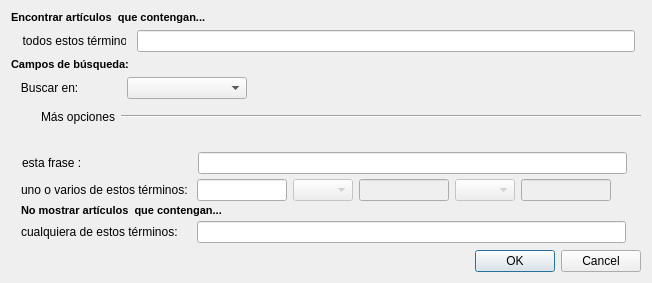
<?xml version="1.0" encoding="UTF-8"?>
<ui version="4.0">
 <class>AvanceSearchDialog</class>
 <widget class="QDialog" name="AvanceSearchDialog">
  <property name="windowModality">
   <enum>Qt::WindowModal</enum>
  </property>
  <property name="geometry">
   <rect>
    <x>0</x>
    <y>0</y>
    <width>648</width>
    <height>283</height>
   </rect>
  </property>
  <property name="sizePolicy">
   <sizepolicy hsizetype="Expanding" vsizetype="Preferred">
    <horstretch>0</horstretch>
    <verstretch>0</verstretch>
   </sizepolicy>
  </property>
  <property name="windowTitle">
   <string notr="true"> Búsqueda avanzada</string>
  </property>
  <property name="modal">
   <bool>true</bool>
  </property>
  <layout class="QVBoxLayout" name="verticalLayout">
   <item>
    <layout class="QHBoxLayout" name="horizontalLayout_2">
     <property name="sizeConstraint">
      <enum>QLayout::SetFixedSize</enum>
     </property>
     <item>
      <widget class="QLabel" name="label">
       <property name="sizePolicy">
        <sizepolicy hsizetype="Preferred" vsizetype="Fixed">
         <horstretch>0</horstretch>
         <verstretch>0</verstretch>
        </sizepolicy>
       </property>
       <property name="minimumSize">
        <size>
         <width>200</width>
         <height>0</height>
        </size>
       </property>
       <property name="maximumSize">
        <size>
         <width>16777215</width>
         <height>13</height>
        </size>
       </property>
       <property name="text">
        <string notr="true">&lt;!DOCTYPE HTML PUBLIC &quot;-//W3C//DTD HTML 4.0//EN&quot; &quot;http://www.w3.org/TR/REC-html40/strict.dtd&quot;&gt;
&lt;html&gt;&lt;head&gt;&lt;meta name=&quot;qrichtext&quot; content=&quot;1&quot; /&gt;&lt;style type=&quot;text/css&quot;&gt;
p, li { white-space: pre-wrap; }
&lt;/style&gt;&lt;/head&gt;&lt;body style=&quot; font-family:'MS Shell Dlg 2'; font-size:8.25pt; font-weight:400; font-style:normal;&quot;&gt;
&lt;p style=&quot; margin-top:0px; margin-bottom:0px; margin-left:0px; margin-right:0px; -qt-block-indent:0; text-indent:0px;&quot;&gt;&lt;span style=&quot; font-size:8pt; font-weight:600;&quot;&gt;Encontrar artículos  que contengan...&lt;/span&gt;&lt;/p&gt;&lt;/body&gt;&lt;/html&gt;</string>
       </property>
      </widget>
     </item>
     <item>
      <spacer name="horizontalSpacer_2">
       <property name="orientation">
        <enum>Qt::Horizontal</enum>
       </property>
       <property name="sizeHint" stdset="0">
        <size>
         <width>40</width>
         <height>10</height>
        </size>
       </property>
      </spacer>
     </item>
    </layout>
   </item>
   <item>
    <layout class="QHBoxLayout" name="horizontalLayout_3">
     <item>
      <widget class="QLabel" name="label_2">
       <property name="sizePolicy">
        <sizepolicy hsizetype="Expanding" vsizetype="Preferred">
         <horstretch>0</horstretch>
         <verstretch>0</verstretch>
        </sizepolicy>
       </property>
       <property name="minimumSize">
        <size>
         <width>110</width>
         <height>0</height>
        </size>
       </property>
       <property name="maximumSize">
        <size>
         <width>110</width>
         <height>20</height>
        </size>
       </property>
       <property name="text">
        <string notr="true">  todos estos términos:</string>
       </property>
      </widget>
     </item>
     <item>
      <widget class="QLineEdit" name="MainQuery">
       <property name="maximumSize">
        <size>
         <width>498</width>
         <height>16777215</height>
        </size>
       </property>
      </widget>
     </item>
    </layout>
   </item>
   <item>
    <layout class="QHBoxLayout" name="horizontalLayout_8">
     <item>
      <widget class="QLabel" name="label_10">
       <property name="sizePolicy">
        <sizepolicy hsizetype="Expanding" vsizetype="Maximum">
         <horstretch>0</horstretch>
         <verstretch>0</verstretch>
        </sizepolicy>
       </property>
       <property name="maximumSize">
        <size>
         <width>16777215</width>
         <height>13</height>
        </size>
       </property>
       <property name="text">
        <string notr="true">&lt;!DOCTYPE HTML PUBLIC &quot;-//W3C//DTD HTML 4.0//EN&quot; &quot;http://www.w3.org/TR/REC-html40/strict.dtd&quot;&gt;
&lt;html&gt;&lt;head&gt;&lt;meta name=&quot;qrichtext&quot; content=&quot;1&quot; /&gt;&lt;style type=&quot;text/css&quot;&gt;
p, li { white-space: pre-wrap; }
&lt;/style&gt;&lt;/head&gt;&lt;body style=&quot; font-family:'MS Shell Dlg 2'; font-size:8.25pt; font-weight:400; font-style:normal;&quot;&gt;
&lt;p style=&quot; margin-top:0px; margin-bottom:0px; margin-left:0px; margin-right:0px; -qt-block-indent:0; text-indent:0px;&quot;&gt;&lt;span style=&quot; font-weight:600;&quot;&gt;Campos de búsqueda:&lt;/span&gt;&lt;/p&gt;&lt;/body&gt;&lt;/html&gt;</string>
       </property>
      </widget>
     </item>
     <item>
      <spacer name="horizontalSpacer_4">
       <property name="orientation">
        <enum>Qt::Horizontal</enum>
       </property>
       <property name="sizeHint" stdset="0">
        <size>
         <width>488</width>
         <height>10</height>
        </size>
       </property>
      </spacer>
     </item>
    </layout>
   </item>
   <item>
    <layout class="QHBoxLayout" name="horizontalLayout_9">
     <item>
      <widget class="QLabel" name="label_11">
       <property name="sizePolicy">
        <sizepolicy hsizetype="Expanding" vsizetype="Preferred">
         <horstretch>0</horstretch>
         <verstretch>0</verstretch>
        </sizepolicy>
       </property>
       <property name="minimumSize">
        <size>
         <width>110</width>
         <height>13</height>
        </size>
       </property>
       <property name="maximumSize">
        <size>
         <width>110</width>
         <height>20</height>
        </size>
       </property>
       <property name="text">
        <string notr="true">   Buscar en:</string>
       </property>
      </widget>
     </item>
     <item>
      <widget class="QComboBox" name="Fields">
       <property name="minimumSize">
        <size>
         <width>120</width>
         <height>0</height>
        </size>
       </property>
       <property name="maximumSize">
        <size>
         <width>65535</width>
         <height>16777215</height>
        </size>
       </property>
      </widget>
     </item>
     <item>
      <spacer name="horizontalSpacer">
       <property name="orientation">
        <enum>Qt::Horizontal</enum>
       </property>
       <property name="sizeHint" stdset="0">
        <size>
         <width>180</width>
         <height>10</height>
        </size>
       </property>
      </spacer>
     </item>
    </layout>
   </item>
   <item>
    <layout class="QHBoxLayout" name="horizontalLayout">
     <item>
      <widget class="QToolButton" name="MoreButton">
       <property name="text">
        <string notr="true"/>
       </property>
       <property name="icon">
        <iconset resource="recursos.qrc">
         <normaloff>:/images/folding/chevron-expand.png</normaloff>:/images/folding/chevron-expand.png</iconset>
       </property>
       <property name="checkable">
        <bool>false</bool>
       </property>
       <property name="autoRaise">
        <bool>true</bool>
       </property>
      </widget>
     </item>
     <item>
      <widget class="QLabel" name="label_12">
       <property name="minimumSize">
        <size>
         <width>20</width>
         <height>0</height>
        </size>
       </property>
       <property name="text">
        <string>Más opciones</string>
       </property>
      </widget>
     </item>
     <item>
      <widget class="Line" name="line">
       <property name="minimumSize">
        <size>
         <width>520</width>
         <height>0</height>
        </size>
       </property>
       <property name="orientation">
        <enum>Qt::Horizontal</enum>
       </property>
      </widget>
     </item>
    </layout>
   </item>
   <item>
    <spacer name="verticalSpacer">
     <property name="orientation">
      <enum>Qt::Vertical</enum>
     </property>
     <property name="sizeType">
      <enum>QSizePolicy::Expanding</enum>
     </property>
     <property name="sizeHint" stdset="0">
      <size>
       <width>17</width>
       <height>1</height>
      </size>
     </property>
    </spacer>
   </item>
   <item>
    <widget class="QFrame" name="frame1">
     <property name="sizePolicy">
      <sizepolicy hsizetype="Expanding" vsizetype="Expanding">
       <horstretch>0</horstretch>
       <verstretch>0</verstretch>
      </sizepolicy>
     </property>
     <property name="minimumSize">
      <size>
       <width>630</width>
       <height>100</height>
      </size>
     </property>
     <property name="maximumSize">
      <size>
       <width>630</width>
       <height>16777215</height>
      </size>
     </property>
     <widget class="QWidget" name="layoutWidget2">
      <property name="geometry">
       <rect>
        <x>10</x>
        <y>35</y>
        <width>611</width>
        <height>22</height>
       </rect>
      </property>
      <layout class="QHBoxLayout" name="horizontalLayout_5">
       <item>
        <widget class="QLabel" name="label_4">
         <property name="minimumSize">
          <size>
           <width>170</width>
           <height>0</height>
          </size>
         </property>
         <property name="maximumSize">
          <size>
           <width>150</width>
           <height>16777215</height>
          </size>
         </property>
         <property name="text">
          <string notr="true">uno o varios de estos términos:</string>
         </property>
         <property name="alignment">
          <set>Qt::AlignLeading|Qt::AlignLeft|Qt::AlignVCenter</set>
         </property>
         <property name="margin">
          <number>0</number>
         </property>
        </widget>
       </item>
       <item>
        <widget class="QLineEdit" name="QueryTerm1">
         <property name="minimumSize">
          <size>
           <width>50</width>
           <height>0</height>
          </size>
         </property>
         <property name="maximumSize">
          <size>
           <width>90</width>
           <height>16777215</height>
          </size>
         </property>
        </widget>
       </item>
       <item>
        <widget class="QComboBox" name="LOperator1">
         <property name="enabled">
          <bool>false</bool>
         </property>
         <property name="minimumSize">
          <size>
           <width>60</width>
           <height>0</height>
          </size>
         </property>
         <property name="maximumSize">
          <size>
           <width>50</width>
           <height>16777215</height>
          </size>
         </property>
        </widget>
       </item>
       <item>
        <widget class="QLineEdit" name="QueryTerm2">
         <property name="enabled">
          <bool>false</bool>
         </property>
         <property name="minimumSize">
          <size>
           <width>80</width>
           <height>0</height>
          </size>
         </property>
         <property name="maximumSize">
          <size>
           <width>90</width>
           <height>16777215</height>
          </size>
         </property>
        </widget>
       </item>
       <item>
        <widget class="QComboBox" name="LOperator2">
         <property name="enabled">
          <bool>false</bool>
         </property>
         <property name="minimumSize">
          <size>
           <width>60</width>
           <height>0</height>
          </size>
         </property>
         <property name="maximumSize">
          <size>
           <width>50</width>
           <height>16777215</height>
          </size>
         </property>
        </widget>
       </item>
       <item>
        <widget class="QLineEdit" name="QueryTerm3">
         <property name="enabled">
          <bool>false</bool>
         </property>
         <property name="minimumSize">
          <size>
           <width>80</width>
           <height>0</height>
          </size>
         </property>
         <property name="maximumSize">
          <size>
           <width>90</width>
           <height>16777215</height>
          </size>
         </property>
        </widget>
       </item>
       <item>
        <widget class="QLabel" name="label_6">
         <property name="cursor">
          <cursorShape>PointingHandCursor</cursorShape>
         </property>
         <property name="text">
          <string notr="true">&lt;!DOCTYPE HTML PUBLIC &quot;-//W3C//DTD HTML 4.0//EN&quot; &quot;http://www.w3.org/TR/REC-html40/strict.dtd&quot;&gt;
&lt;html&gt;&lt;head&gt;&lt;meta name=&quot;qrichtext&quot; content=&quot;1&quot; /&gt;&lt;style type=&quot;text/css&quot;&gt;
p, li { white-space: pre-wrap; }
&lt;/style&gt;&lt;/head&gt;&lt;body style=&quot; font-family:'MS Shell Dlg 2'; font-size:8.25pt; font-weight:400; font-style:normal;&quot;&gt;
&lt;p style=&quot; margin-top:0px; margin-bottom:0px; margin-left:0px; margin-right:0px; -qt-block-indent:0; text-indent:0px;&quot;&gt;&lt;a href=&quot;#&quot;&gt;&lt;span style=&quot; text-decoration: underline; color:#0000ff;&quot;&gt;&lt;img src=&quot;:/images/exclamation.png&quot; /&gt;&lt;/span&gt;&lt;/a&gt;&lt;/p&gt;&lt;/body&gt;&lt;/html&gt;</string>
         </property>
        </widget>
       </item>
      </layout>
     </widget>
     <widget class="QWidget" name="layoutWidget3">
      <property name="geometry">
       <rect>
        <x>10</x>
        <y>56</y>
        <width>611</width>
        <height>22</height>
       </rect>
      </property>
      <layout class="QHBoxLayout" name="horizontalLayout_6">
       <item>
        <widget class="QLabel" name="label_7">
         <property name="sizePolicy">
          <sizepolicy hsizetype="Maximum" vsizetype="Fixed">
           <horstretch>0</horstretch>
           <verstretch>0</verstretch>
          </sizepolicy>
         </property>
         <property name="text">
          <string notr="true">&lt;!DOCTYPE HTML PUBLIC &quot;-//W3C//DTD HTML 4.0//EN&quot; &quot;http://www.w3.org/TR/REC-html40/strict.dtd&quot;&gt;
&lt;html&gt;&lt;head&gt;&lt;meta name=&quot;qrichtext&quot; content=&quot;1&quot; /&gt;&lt;style type=&quot;text/css&quot;&gt;
p, li { white-space: pre-wrap; }
&lt;/style&gt;&lt;/head&gt;&lt;body style=&quot; font-family:'MS Shell Dlg 2'; font-size:8.25pt; font-weight:400; font-style:normal;&quot;&gt;
&lt;p style=&quot; margin-top:0px; margin-bottom:0px; margin-left:0px; margin-right:0px; -qt-block-indent:0; text-indent:0px;&quot;&gt;&lt;span style=&quot; font-size:8pt; font-weight:600;&quot;&gt;No mostrar artículos  que contengan...&lt;/span&gt;&lt;/p&gt;&lt;/body&gt;&lt;/html&gt;</string>
         </property>
        </widget>
       </item>
       <item>
        <spacer name="horizontalSpacer_3">
         <property name="orientation">
          <enum>Qt::Horizontal</enum>
         </property>
         <property name="sizeHint" stdset="0">
          <size>
           <width>398</width>
           <height>20</height>
          </size>
         </property>
        </spacer>
       </item>
      </layout>
     </widget>
     <widget class="QWidget" name="layoutWidget4">
      <property name="geometry">
       <rect>
        <x>10</x>
        <y>77</y>
        <width>611</width>
        <height>22</height>
       </rect>
      </property>
      <layout class="QHBoxLayout" name="horizontalLayout_7">
       <item>
        <widget class="QLabel" name="label_8">
         <property name="minimumSize">
          <size>
           <width>170</width>
           <height>0</height>
          </size>
         </property>
         <property name="text">
          <string notr="true">cualquiera de estos términos:</string>
         </property>
        </widget>
       </item>
       <item>
        <widget class="QLineEdit" name="RejectTermQuery">
         <property name="maximumSize">
          <size>
           <width>498</width>
           <height>16777215</height>
          </size>
         </property>
        </widget>
       </item>
       <item>
        <widget class="QLabel" name="label_9">
         <property name="cursor">
          <cursorShape>PointingHandCursor</cursorShape>
         </property>
         <property name="text">
          <string notr="true">&lt;!DOCTYPE HTML PUBLIC &quot;-//W3C//DTD HTML 4.0//EN&quot; &quot;http://www.w3.org/TR/REC-html40/strict.dtd&quot;&gt;
&lt;html&gt;&lt;head&gt;&lt;meta name=&quot;qrichtext&quot; content=&quot;1&quot; /&gt;&lt;style type=&quot;text/css&quot;&gt;
p, li { white-space: pre-wrap; }
&lt;/style&gt;&lt;/head&gt;&lt;body style=&quot; font-family:'MS Shell Dlg 2'; font-size:8.25pt; font-weight:400; font-style:normal;&quot;&gt;
&lt;p style=&quot; margin-top:0px; margin-bottom:0px; margin-left:0px; margin-right:0px; -qt-block-indent:0; text-indent:0px;&quot;&gt;&lt;a href=&quot;#&quot;&gt;&lt;span style=&quot; text-decoration: underline; color:#0000ff;&quot;&gt;&lt;img src=&quot;:/images/exclamation.png&quot; /&gt;&lt;/span&gt;&lt;/a&gt;&lt;/p&gt;&lt;/body&gt;&lt;/html&gt;</string>
         </property>
        </widget>
       </item>
      </layout>
     </widget>
     <widget class="QWidget" name="layoutWidget">
      <property name="geometry">
       <rect>
        <x>11</x>
        <y>8</y>
        <width>611</width>
        <height>22</height>
       </rect>
      </property>
      <layout class="QHBoxLayout" name="horizontalLayout_4">
       <item>
        <widget class="QLabel" name="label_3">
         <property name="minimumSize">
          <size>
           <width>170</width>
           <height>0</height>
          </size>
         </property>
         <property name="text">
          <string notr="true">esta frase :</string>
         </property>
        </widget>
       </item>
       <item>
        <widget class="QLineEdit" name="ExactQuery">
         <property name="maximumSize">
          <size>
           <width>498</width>
           <height>16777215</height>
          </size>
         </property>
        </widget>
       </item>
       <item>
        <widget class="QLabel" name="label_5">
         <property name="cursor">
          <cursorShape>PointingHandCursor</cursorShape>
         </property>
         <property name="text">
          <string>&lt;!DOCTYPE HTML PUBLIC &quot;-//W3C//DTD HTML 4.0//EN&quot; &quot;http://www.w3.org/TR/REC-html40/strict.dtd&quot;&gt;
&lt;html&gt;&lt;head&gt;&lt;meta name=&quot;qrichtext&quot; content=&quot;1&quot; /&gt;&lt;style type=&quot;text/css&quot;&gt;
p, li { white-space: pre-wrap; }
&lt;/style&gt;&lt;/head&gt;&lt;body style=&quot; font-family:'MS Shell Dlg 2'; font-size:8.25pt; font-weight:400; font-style:normal;&quot;&gt;
&lt;p style=&quot; margin-top:0px; margin-bottom:0px; margin-left:0px; margin-right:0px; -qt-block-indent:0; text-indent:0px;&quot;&gt;&lt;a href=&quot;#&quot;&gt;&lt;span style=&quot; text-decoration: underline; color:#0000ff;&quot;&gt;&lt;img src=&quot;:/images/exclamation.png&quot; /&gt;&lt;/span&gt;&lt;/a&gt;&lt;/p&gt;&lt;/body&gt;&lt;/html&gt;</string>
         </property>
        </widget>
       </item>
      </layout>
     </widget>
    </widget>
   </item>
   <item>
    <widget class="QDialogButtonBox" name="buttonBox">
     <property name="orientation">
      <enum>Qt::Horizontal</enum>
     </property>
     <property name="standardButtons">
      <set>QDialogButtonBox::Cancel|QDialogButtonBox::Ok</set>
     </property>
    </widget>
   </item>
  </layout>
 </widget>
 <resources>
  <include location="recursos.qrc"/>
 </resources>
 <connections>
  <connection>
   <sender>buttonBox</sender>
   <signal>accepted()</signal>
   <receiver>AvanceSearchDialog</receiver>
   <slot>accept()</slot>
   <hints>
    <hint type="sourcelabel">
     <x>327</x>
     <y>262</y>
    </hint>
    <hint type="destinationlabel">
     <x>327</x>
     <y>141</y>
    </hint>
   </hints>
  </connection>
  <connection>
   <sender>buttonBox</sender>
   <signal>rejected()</signal>
   <receiver>AvanceSearchDialog</receiver>
   <slot>reject()</slot>
   <hints>
    <hint type="sourcelabel">
     <x>327</x>
     <y>262</y>
    </hint>
    <hint type="destinationlabel">
     <x>327</x>
     <y>141</y>
    </hint>
   </hints>
  </connection>
 </connections>
</ui>
